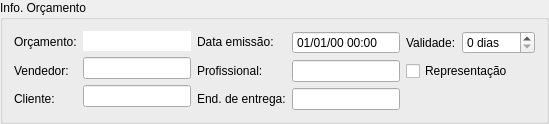
        <widget class="QGroupBox" name="groupBox_2">
         <property name="title">
          <string>Info. Orçamento</string>
         </property>
         <layout class="QGridLayout" name="gridLayout_3">
          <item row="0" column="0">
           <layout class="QHBoxLayout" name="horizontalLayout">
            <item>
             <layout class="QVBoxLayout" name="verticalLayout_6">
              <item>
               <widget class="QLabel" name="labelOrcamento">
                <property name="text">
                 <string>Orçamento:</string>
                </property>
               </widget>
              </item>
              <item>
               <widget class="QLabel" name="labelVendedor">
                <property name="sizePolicy">
                 <sizepolicy hsizetype="Fixed" vsizetype="Preferred">
                  <horstretch>0</horstretch>
                  <verstretch>0</verstretch>
                 </sizepolicy>
                </property>
                <property name="text">
                 <string>Vendedor:</string>
                </property>
               </widget>
              </item>
              <item>
               <widget class="QLabel" name="labelCliente">
                <property name="text">
                 <string>Cliente:</string>
                </property>
               </widget>
              </item>
             </layout>
            </item>
            <item>
             <layout class="QVBoxLayout" name="verticalLayout_4">
              <item>
               <widget class="QLineEdit" name="lineEditOrcamento">
                <property name="toolTip">
                 <string>&lt;html&gt;&lt;head/&gt;&lt;body&gt;&lt;p&gt;&lt;span style=&quot; font-weight:600;&quot;&gt;Código de Orçamento:&lt;/span&gt;&lt;/p&gt;&lt;p&gt;O código de orçamento é composto de:&lt;/p&gt;&lt;p&gt;* Sigla da loja &lt;/p&gt;&lt;p&gt;* Data (AA)&lt;/p&gt;&lt;p&gt;* Sequência de 4 dígitos&lt;/p&gt;&lt;p&gt;* 'R' se representação&lt;/p&gt;&lt;/body&gt;&lt;/html&gt;</string>
                </property>
                <property name="frame">
                 <bool>false</bool>
                </property>
                <property name="readOnly">
                 <bool>true</bool>
                </property>
               </widget>
              </item>
              <item>
               <widget class="ItemBox" name="itemBoxVendedor"/>
              </item>
              <item>
               <widget class="ItemBox" name="itemBoxCliente"/>
              </item>
             </layout>
            </item>
           </layout>
          </item>
          <item row="0" column="1">
           <layout class="QHBoxLayout" name="horizontalLayout_2">
            <item>
             <layout class="QVBoxLayout" name="verticalLayout_7">
              <item>
               <widget class="QLabel" name="labelDateTime">
                <property name="text">
                 <string>Data emissão:</string>
                </property>
               </widget>
              </item>
              <item>
               <widget class="QLabel" name="labelProfissional">
                <property name="sizePolicy">
                 <sizepolicy hsizetype="Fixed" vsizetype="Preferred">
                  <horstretch>0</horstretch>
                  <verstretch>0</verstretch>
                 </sizepolicy>
                </property>
                <property name="text">
                 <string>Profissional:</string>
                </property>
               </widget>
              </item>
              <item>
               <widget class="QLabel" name="labelEndereco">
                <property name="sizePolicy">
                 <sizepolicy hsizetype="Fixed" vsizetype="Preferred">
                  <horstretch>0</horstretch>
                  <verstretch>0</verstretch>
                 </sizepolicy>
                </property>
                <property name="text">
                 <string>End. de entrega:</string>
                </property>
               </widget>
              </item>
             </layout>
            </item>
            <item>
             <layout class="QGridLayout" name="gridLayout_5">
              <item row="0" column="1">
               <layout class="QHBoxLayout" name="horizontalLayout_3">
                <item>
                 <widget class="QLabel" name="labelValidade">
                  <property name="sizePolicy">
                   <sizepolicy hsizetype="Fixed" vsizetype="Preferred">
                    <horstretch>0</horstretch>
                    <verstretch>0</verstretch>
                   </sizepolicy>
                  </property>
                  <property name="text">
                   <string>Validade:</string>
                  </property>
                 </widget>
                </item>
                <item>
                 <widget class="QSpinBox" name="spinBoxValidade">
                  <property name="toolTip">
                   <string>&lt;html&gt;&lt;head/&gt;&lt;body&gt;&lt;p&gt;Validade em dias do orçamento, contando a partir de hoje&lt;/p&gt;&lt;/body&gt;&lt;/html&gt;</string>
                  </property>
                  <property name="suffix">
                   <string> dias</string>
                  </property>
                  <property name="maximum">
                   <number>365</number>
                  </property>
                  <property name="singleStep">
                   <number>1</number>
                  </property>
                 </widget>
                </item>
               </layout>
              </item>
              <item row="2" column="0">
               <widget class="ItemBox" name="itemBoxEndereco"/>
              </item>
              <item row="1" column="0">
               <widget class="ItemBox" name="itemBoxProfissional"/>
              </item>
              <item row="0" column="0">
               <widget class="QDateTimeEdit" name="dateTimeEdit">
                <property name="toolTip">
                 <string>&lt;html&gt;&lt;head/&gt;&lt;body&gt;&lt;p&gt;Data/hora em que o orçamento foi criado pela primeira vez&lt;/p&gt;&lt;/body&gt;&lt;/html&gt;</string>
                </property>
                <property name="readOnly">
                 <bool>true</bool>
                </property>
                <property name="buttonSymbols">
                 <enum>QAbstractSpinBox::NoButtons</enum>
                </property>
                <property name="displayFormat">
                 <string>dd/MM/yy hh:mm</string>
                </property>
                <property name="calendarPopup">
                 <bool>false</bool>
                </property>
               </widget>
              </item>
              <item row="1" column="1">
               <widget class="QCheckBox" name="checkBoxRepresentacao">
                <property name="text">
                 <string>Representação</string>
                </property>
               </widget>
              </item>
             </layout>
            </item>
           </layout>
          </item>
         </layout>
        </widget>
